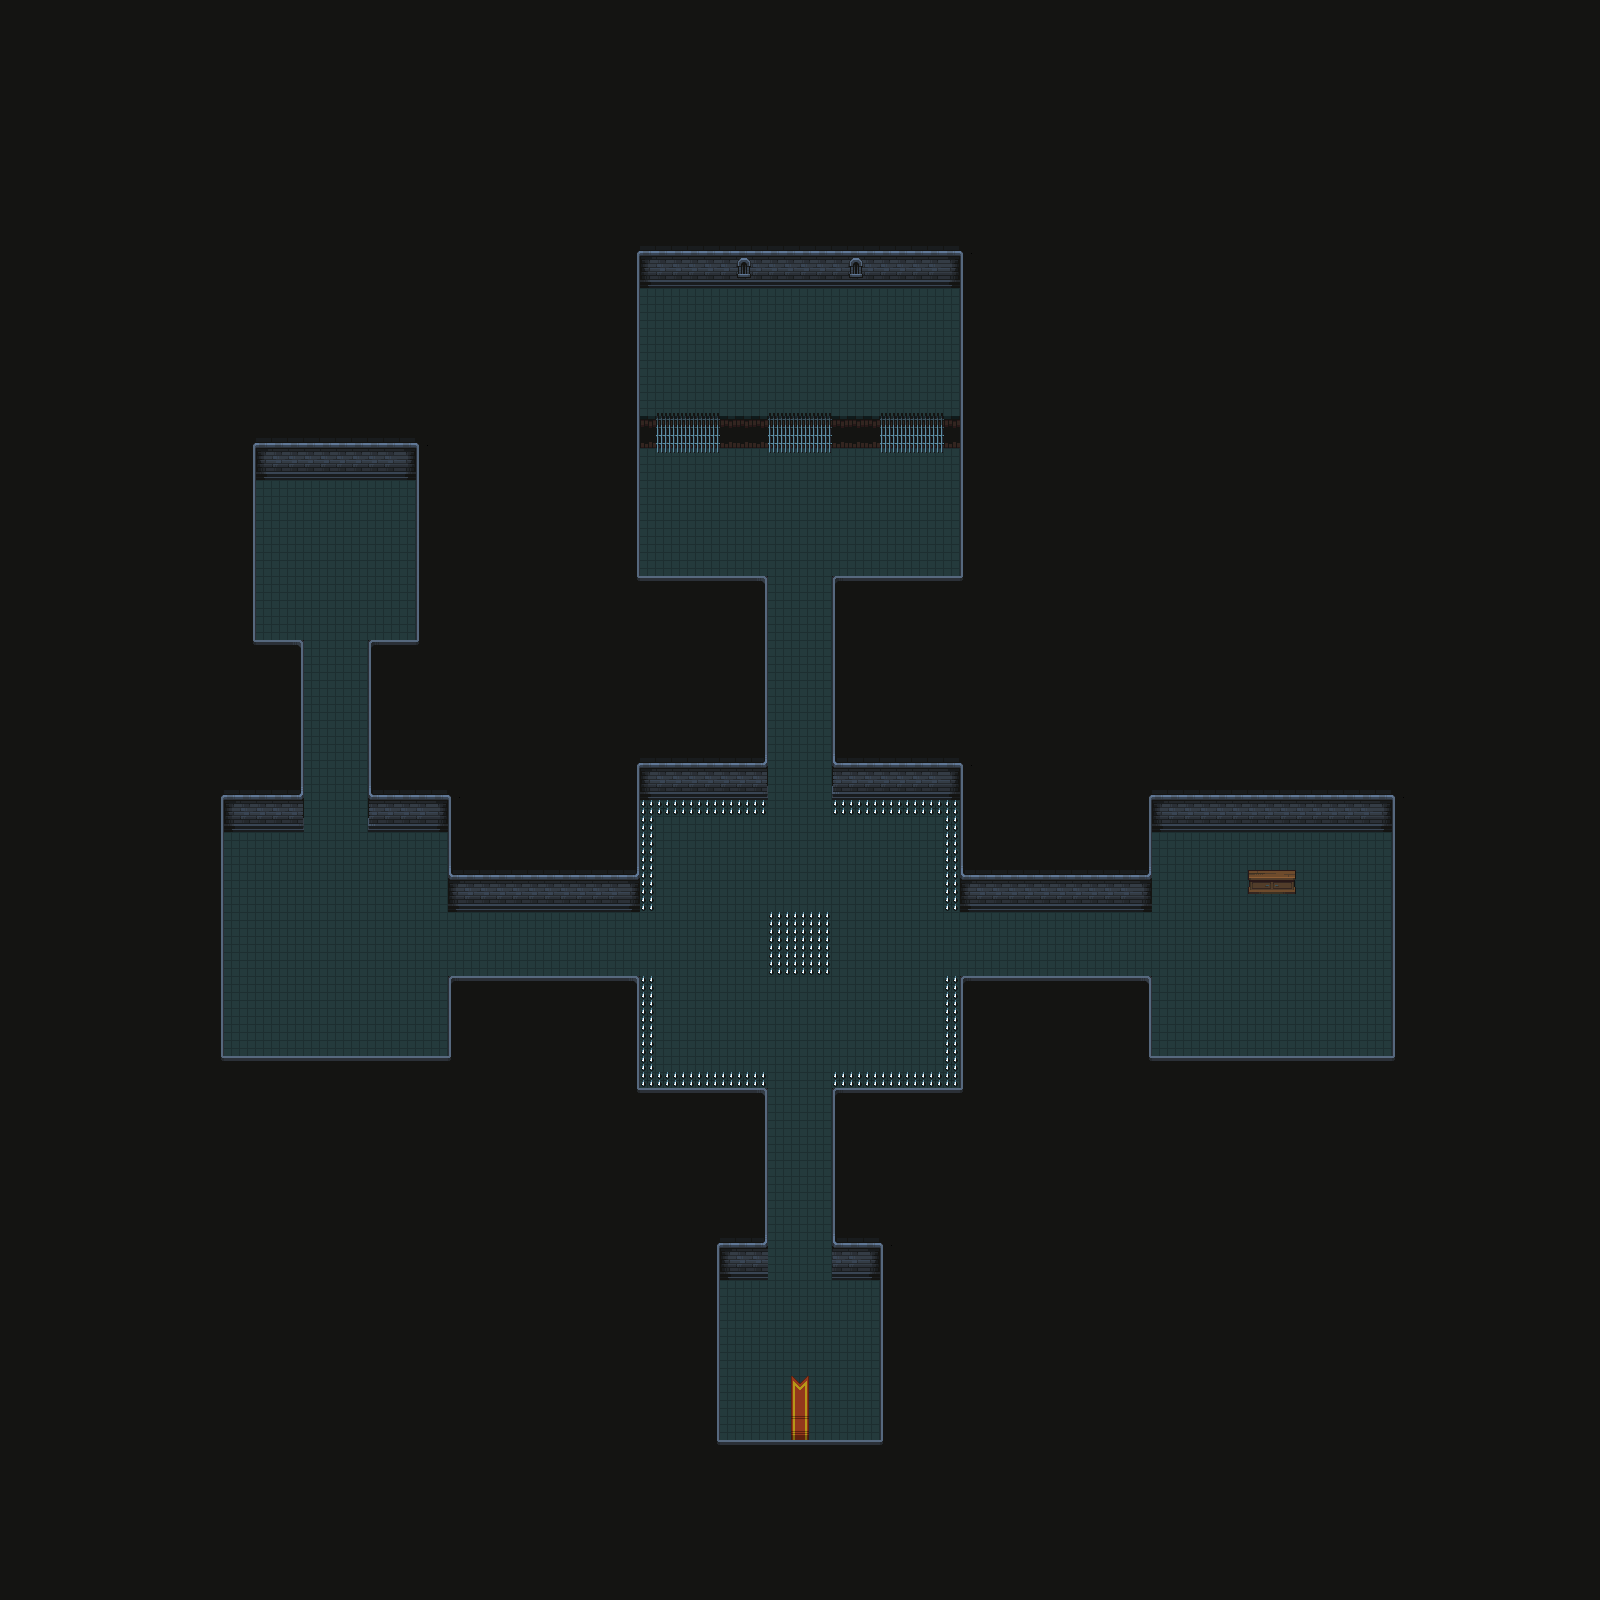

Rendered tile map (Tiled .tmx) drawn with the repository's tilesets; below, a short description and the map source with its tile grids summarised:
An orthogonal 100x100 tile map with 16x16 px tiles, 4 tile layers (Background, Floor, Walls, Objet), 4 tilesets and 17 objects (9x spawn_mob, 6x Collisions, spawn_map1, sortie_map1).

<map version="1.10" tiledversion="1.10.2" orientation="orthogonal" renderorder="right-down" width="100" height="100" tilewidth="16" tileheight="16" infinite="0" nextlayerid="16" nextobjectid="155">
 <tileset firstgid="1" name="rogue" tilewidth="16" tileheight="16" tilecount="625" columns="25">
  <image source="../Tile Map/Environment/Dungeon Prison/Assets/Tiles.png" width="400" height="400" />
 </tileset>
 <tileset firstgid="626" name="obj" tilewidth="16" tileheight="16" tilecount="625" columns="25">
  <image source="../Tile Map/Environment/Dungeon Prison/Assets/Props.png" width="400" height="400" />
 </tileset>
 <tileset firstgid="1251" source="Objets.tsx" />
 <tileset firstgid="1876" source="Nv 1.tsx" />
 <layer id="11" name="Background" width="100" height="100">
  <data>[10000 cells, 8443 non-empty, 3 distinct tile ids]</data>
 </layer>
 <layer id="12" name="Floor" width="100" height="100">
  <data>[10000 cells, 1599 non-empty, 17 distinct tile ids]</data>
 </layer>
 <layer id="14" name="Walls" width="100" height="100">
  <data>[10000 cells, 664 non-empty, 50 distinct tile ids]</data>
 </layer>
 <layer id="13" name="Objet" width="100" height="100">
  <data>[10000 cells, 18 non-empty, 16 distinct tile ids]</data>
 </layer>
 <objectgroup id="15" name="objet">
  <object id="125" name="spawn_map1" x="800" y="1413.33">
   <point />
  </object>
  <object id="129" name="sortie_map1" x="310" y="509.333" width="47.3333" height="48.6667" />
  <object id="131" type="spawn_mob" x="684" y="1046">
   <point />
  </object>
  <object id="140" type="spawn_mob" x="806" y="538">
   <point />
  </object>
  <object id="141" type="spawn_mob" x="351" y="940">
   <point />
  </object>
  <object id="142" type="spawn_mob" x="911" y="865">
   <point />
  </object>
  <object id="143" type="spawn_mob" x="683" y="855">
   <point />
  </object>
  <object id="144" type="spawn_mob" x="916" y="1052">
   <point />
  </object>
  <object id="145" type="spawn_mob" x="1313" y="950">
   <point />
  </object>
  <object id="146" type="spawn_mob" x="791" y="373">
   <point />
  </object>
  <object id="147" type="spawn_mob" x="336" y="580">
   <point />
  </object>
  <object id="148" type="Collisions" x="752.5" y="577.5" width="13.5" height="187.167" />
  <object id="149" type="Collisions" x="638.667" y="578" width="114" height="18" />
  <object id="150" type="Collisions" x="625.333" y="250.667" width="13.3333" height="346" />
  <object id="151" type="Collisions" x="625.333" y="240" width="174" height="11.3333" />
  <object id="152" type="Collisions" x="639.333" y="752" width="113.333" height="12" />
  <object id="153" type="Collisions" x="625.333" y="753.333" width="12" height="122.667" />
 </objectgroup>
</map>
